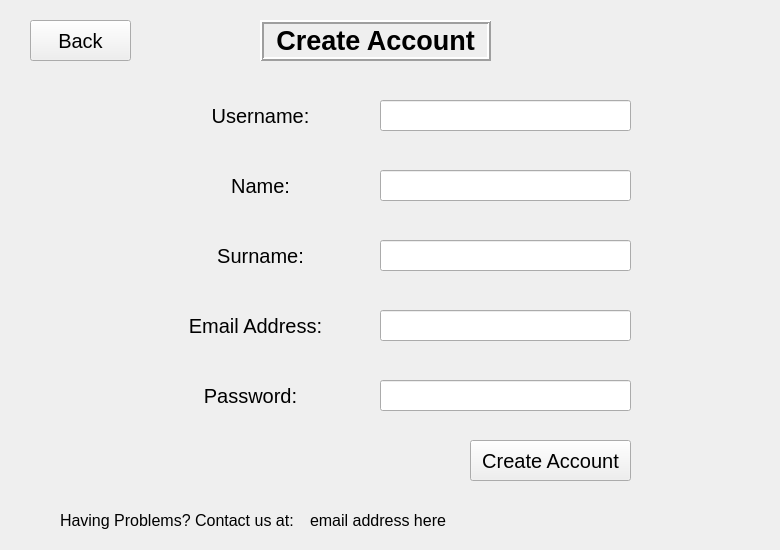
    <widget class="QWidget" name="CreateAccount">
     <widget class="QLabel" name="lblCreAccPassword">
      <property name="geometry">
       <rect>
        <x>160</x>
        <y>380</y>
        <width>181</width>
        <height>31</height>
       </rect>
      </property>
      <property name="font">
       <font>
        <pointsize>15</pointsize>
       </font>
      </property>
      <property name="text">
       <string>Password:</string>
      </property>
      <property name="alignment">
       <set>Qt::AlignCenter</set>
      </property>
     </widget>
     <widget class="QLineEdit" name="lnCreAccEmail">
      <property name="geometry">
       <rect>
        <x>380</x>
        <y>310</y>
        <width>251</width>
        <height>31</height>
       </rect>
      </property>
      <property name="font">
       <font>
        <pointsize>15</pointsize>
       </font>
      </property>
     </widget>
     <widget class="QLineEdit" name="lnCreAccSurname">
      <property name="geometry">
       <rect>
        <x>380</x>
        <y>240</y>
        <width>251</width>
        <height>31</height>
       </rect>
      </property>
      <property name="font">
       <font>
        <pointsize>15</pointsize>
       </font>
      </property>
      <property name="text">
       <string/>
      </property>
     </widget>
     <widget class="QLineEdit" name="lnCreAccName">
      <property name="geometry">
       <rect>
        <x>380</x>
        <y>170</y>
        <width>251</width>
        <height>31</height>
       </rect>
      </property>
      <property name="font">
       <font>
        <pointsize>15</pointsize>
       </font>
      </property>
     </widget>
     <widget class="QLabel" name="lblCreAccEmail">
      <property name="geometry">
       <rect>
        <x>170</x>
        <y>310</y>
        <width>171</width>
        <height>31</height>
       </rect>
      </property>
      <property name="font">
       <font>
        <pointsize>15</pointsize>
       </font>
      </property>
      <property name="text">
       <string>Email Address:</string>
      </property>
      <property name="alignment">
       <set>Qt::AlignCenter</set>
      </property>
     </widget>
     <widget class="QLabel" name="lblCreAccError">
      <property name="geometry">
       <rect>
        <x>20</x>
        <y>420</y>
        <width>441</width>
        <height>81</height>
       </rect>
      </property>
      <property name="font">
       <font>
        <pointsize>13</pointsize>
        <italic>false</italic>
        <kerning>false</kerning>
       </font>
      </property>
      <property name="text">
       <string/>
      </property>
      <property name="wordWrap">
       <bool>true</bool>
      </property>
     </widget>
     <widget class="QLineEdit" name="lnCreAccPassword">
      <property name="geometry">
       <rect>
        <x>380</x>
        <y>380</y>
        <width>251</width>
        <height>31</height>
       </rect>
      </property>
      <property name="font">
       <font>
        <pointsize>15</pointsize>
       </font>
      </property>
      <property name="text">
       <string/>
      </property>
     </widget>
     <widget class="QLabel" name="lblCreAccUsername">
      <property name="geometry">
       <rect>
        <x>170</x>
        <y>100</y>
        <width>181</width>
        <height>31</height>
       </rect>
      </property>
      <property name="font">
       <font>
        <pointsize>15</pointsize>
       </font>
      </property>
      <property name="text">
       <string>Username:</string>
      </property>
      <property name="alignment">
       <set>Qt::AlignCenter</set>
      </property>
     </widget>
     <widget class="QLabel" name="lblCreAccSurname">
      <property name="geometry">
       <rect>
        <x>170</x>
        <y>240</y>
        <width>181</width>
        <height>31</height>
       </rect>
      </property>
      <property name="font">
       <font>
        <pointsize>15</pointsize>
       </font>
      </property>
      <property name="text">
       <string>Surname:</string>
      </property>
      <property name="alignment">
       <set>Qt::AlignCenter</set>
      </property>
     </widget>
     <widget class="QLabel" name="lblCreAccHelpEmail">
      <property name="geometry">
       <rect>
        <x>310</x>
        <y>500</y>
        <width>461</width>
        <height>41</height>
       </rect>
      </property>
      <property name="font">
       <font>
        <pointsize>12</pointsize>
       </font>
      </property>
      <property name="text">
       <string>email address here</string>
      </property>
     </widget>
     <widget class="QPushButton" name="btnCreAccCreAcc">
      <property name="geometry">
       <rect>
        <x>470</x>
        <y>440</y>
        <width>161</width>
        <height>41</height>
       </rect>
      </property>
      <property name="font">
       <font>
        <pointsize>15</pointsize>
       </font>
      </property>
      <property name="text">
       <string>Create Account</string>
      </property>
     </widget>
     <widget class="QLabel" name="lblCreAccName">
      <property name="geometry">
       <rect>
        <x>180</x>
        <y>170</y>
        <width>161</width>
        <height>31</height>
       </rect>
      </property>
      <property name="font">
       <font>
        <pointsize>15</pointsize>
       </font>
      </property>
      <property name="text">
       <string>Name:</string>
      </property>
      <property name="alignment">
       <set>Qt::AlignCenter</set>
      </property>
     </widget>
     <widget class="QLineEdit" name="lnCreAccUsername">
      <property name="geometry">
       <rect>
        <x>380</x>
        <y>100</y>
        <width>251</width>
        <height>31</height>
       </rect>
      </property>
      <property name="font">
       <font>
        <pointsize>15</pointsize>
       </font>
      </property>
      <property name="text">
       <string/>
      </property>
     </widget>
     <widget class="QLabel" name="lblCreAccProblems">
      <property name="geometry">
       <rect>
        <x>60</x>
        <y>500</y>
        <width>251</width>
        <height>41</height>
       </rect>
      </property>
      <property name="font">
       <font>
        <pointsize>12</pointsize>
       </font>
      </property>
      <property name="text">
       <string>Having Problems? Contact us at:</string>
      </property>
     </widget>
     <widget class="QPushButton" name="btnCreAccBack">
      <property name="geometry">
       <rect>
        <x>30</x>
        <y>20</y>
        <width>101</width>
        <height>41</height>
       </rect>
      </property>
      <property name="font">
       <font>
        <pointsize>15</pointsize>
       </font>
      </property>
      <property name="text">
       <string>Back</string>
      </property>
     </widget>
     <widget class="QLabel" name="lblCreAccTitle">
      <property name="geometry">
       <rect>
        <x>260</x>
        <y>20</y>
        <width>231</width>
        <height>41</height>
       </rect>
      </property>
      <property name="font">
       <font>
        <pointsize>20</pointsize>
        <weight>75</weight>
        <bold>true</bold>
       </font>
      </property>
      <property name="frameShape">
       <enum>QFrame::Box</enum>
      </property>
      <property name="frameShadow">
       <enum>QFrame::Raised</enum>
      </property>
      <property name="lineWidth">
       <number>2</number>
      </property>
      <property name="midLineWidth">
       <number>0</number>
      </property>
      <property name="text">
       <string>Create Account</string>
      </property>
      <property name="alignment">
       <set>Qt::AlignCenter</set>
      </property>
     </widget>
    </widget>
